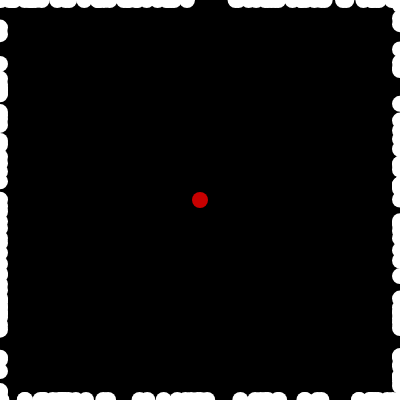
Frame 1 (no input)
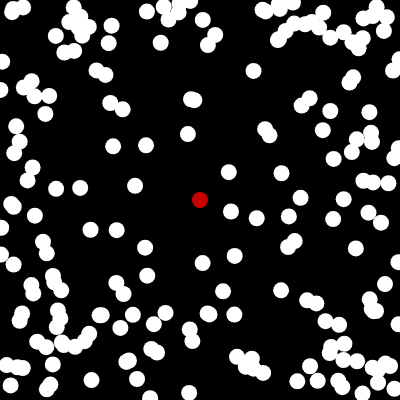
Frame 60 (no input)
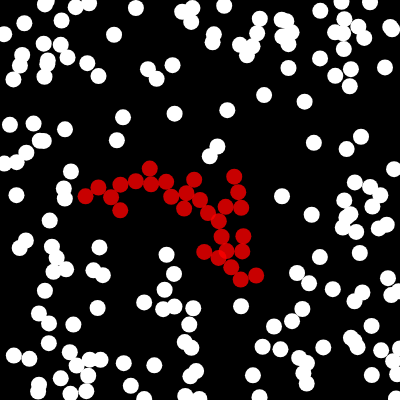
Frame 120 (the mouse pressed at the canvas centre since frame 60)

The p5.js sketch that drew these frames (run headless with seeded random() and noise() and a simulated clock; from frame 60 on, the mouse is pressed at the canvas centre):

// p5.js sketch
// ── sketch.js
let trees = [];
let walkers = [];
const maxWalkers = 200;
const iterations = 200;
const radius = 8;

function setup() {
  createCanvas(400, 400);

  trees[0] = new Walker(width / 2, height / 2);
  for (let i = 0; i < maxWalkers; i++) {
    walkers[i] = new Walker();
  }
}

function draw() {
  background(0);

  for (const tree of trees) {
    tree.show();
  }

  for (const walker of walkers) {
    walker.show();
  }

  for (let n = 0; n < iterations; n++) {
    for (const walker of walkers) {
      walker.walk();
      walker.checkStuck(trees);
    }
    trees = trees.concat(walkers.filter((w) => w.stuck));
    walkers = walkers.filter((w) => !w.stuck);
  }
}

// ── walker.js
class Walker {
  constructor(x, y) {
    if (arguments.length === 2) {
      this.pos = createVector(x, y);
      this.stuck = true;
    } else {
      this.pos = randomPoint();
      this.stuck = false;
    }
    this.r = radius;
  }

  walk() {
    const vel = p5.Vector.random2D();
    this.pos.add(vel);
    this.pos.x = constrain(this.pos.x, 0, width);
    this.pos.y = constrain(this.pos.y, 0, height);
  }

  checkStuck(others) {
    for (const o of others) {
      const d2 = distSq(this.pos, o.pos);
      const d1 = this.r + o.r;
      if (d2 < d1 * d1) {
        this.stuck = true;
        return true;
      }
    }
    return false;
  }

  show() {
    noStroke();
    if (this.stuck) {
      fill(255, 0, 0, 200);
    } else {
      fill(255)
    }
    ellipse(this.pos.x, this.pos.y, this.r * 2, this.r * 2);
  }
}

function randomPoint() {
  const i = floor(random(4));
  const x = random(width);
  const y = random(height);
  if (i === 0) return createVector(x, 0);
  if (i === 1) return createVector(x, height);
  if (i === 2) return createVector(0, y);
  return createVector(width, y);
}

function distSq(a, b) {
  const dx = a.x - b.x;
  const dy = a.y - b.y;
  return dx * dx + dy * dy;
}
